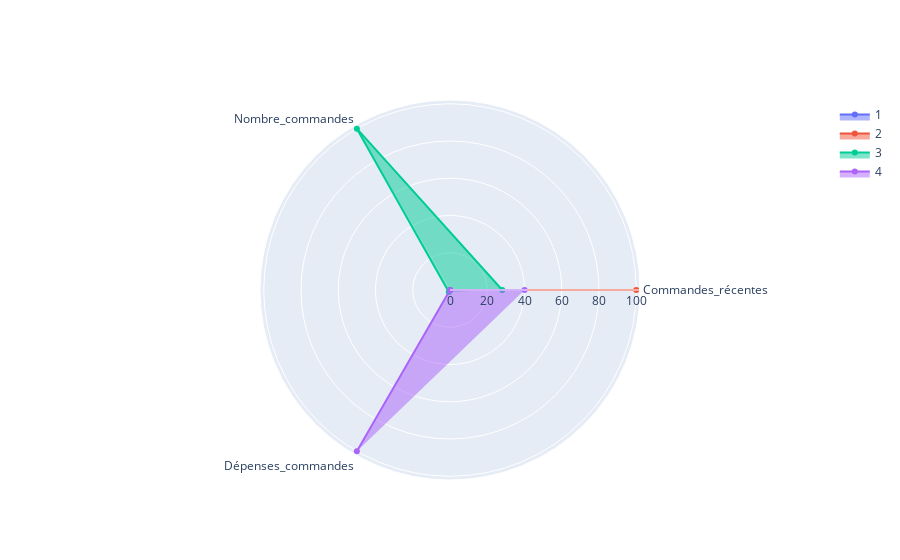

Notebook cell for this chart:
### Code cell
# On affiche notre carte radar
radar_chart_3('Commandes_récentes', 'Nombre_commandes',
              'Dépenses_commandes', radar_4)

### Figure 1 — Plotly figure (JSON) as saved in the notebook; plotly's stock layout.template omitted (floating-point values rounded to 4 significant figures)
{"data": [{"fill": "toself", "name": "1", "r": [0, 0, 0.2876], "theta": ["Commandes_récentes", "Nombre_commandes", "Dépenses_commandes"], "type": "scatterpolar"}, {"fill": "toself", "name": "2", "r": [100, 0, 0], "theta": ["Commandes_récentes", "Nombre_commandes", "Dépenses_commandes"], "type": "scatterpolar"}, {"fill": "toself", "name": "3", "r": [28.05, 100, 1.302], "theta": ["Commandes_récentes", "Nombre_commandes", "Dépenses_commandes"], "type": "scatterpolar"}, {"fill": "toself", "name": "4", "r": [40.04, 0, 100], "theta": ["Commandes_récentes", "Nombre_commandes", "Dépenses_commandes"], "type": "scatterpolar"}], "layout": {}}
